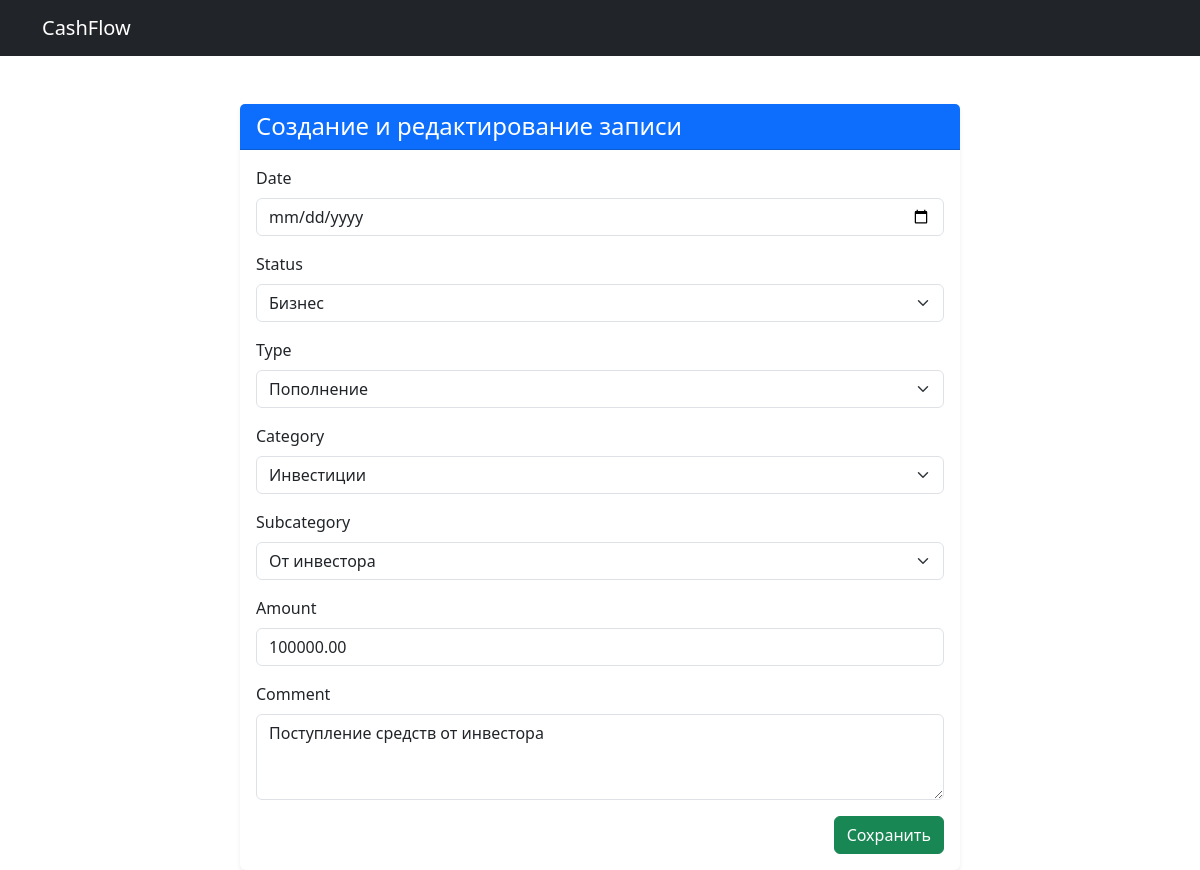
The app's page /update/2/ with its own data.
### appservice/models.py (models this page shows, shortened)
class CashFlow(models.Model):
    created_at = models.DateField(auto_now_add=True)
    date = models.DateField()
    status = models.ForeignKey(Status, on_delete=models.CASCADE)
    type = models.ForeignKey(Type, on_delete=models.CASCADE, null=False, blank=False)
    category = models.ForeignKey(Category, on_delete=models.CASCADE, null=False, blank=False)
    subcategory = models.ForeignKey(SubCategory, on_delete=models.CASCADE, null=False, blank=False)
    amount = models.DecimalField(max_digits=10, decimal_places=2, null=False, blank=False)
    comment = models.TextField(blank=True, null=True)
    class Meta:
        verbose_name = "Денежная операция"
        verbose_name_plural = "Денежные операции"

### appservice/views.py (the view)
# urls.py: path('update/<int:pk>/', CashFlowUpdateView.as_view(), name='edit'),
class CashFlowUpdateView(UpdateView):
    model = CashFlow
    form_class = CashFlowForm
    template_name = 'cashflow/form.html'
    success_url = reverse_lazy('cashflow:index')

### appservice/forms.py (shortened to what this page needs)
class CashFlowForm(forms.ModelForm):
    class Meta:
        model = CashFlow
        fields = '__all__'
        widgets = {
            'date': forms.DateInput(attrs={'type': 'date', 'class': 'form-control'}),
            'amount': forms.NumberInput(attrs={'class': 'form-control'}),
            'type': forms.Select(attrs={'class': 'form-select', 'id': 'id_type'}),
            'category': forms.Select(attrs={'class': 'form-select', 'id': 'id_category'}),
            'subcategory': forms.Select(attrs={'class': 'form-select', 'id': 'id_subcategory'}),
            'status': forms.Select(attrs={'class': 'form-select'}),
            'comment': forms.Textarea(attrs={'class': 'form-control', 'rows': 3}),
        }

### appservice/models.py (called while the page is built)
    def __str__(self):
        return self.name

    def __str__(self):
        return self.name

    def __str__(self):
        return self.name

    def __str__(self):
        return self.name

### appservice/templates/cashflow/form.html (shortened to what this page needs)
{% extends 'base.html' %}
{% load static %}
{% block content %}
<div class="container mt-5">
    <div class="row justify-content-center">
        <div class="col-md-8">
            <div class="card shadow-sm border-0">
                <div class="card-header bg-primary text-white">
                    <h4 class="mb-0">Создание и редактирование записи</h4>
                </div>
                <div class="card-body">
                    <form method="post" novalidate>
                        {% for field in form %}
                            <div class="mb-3">
                                <label for="{{ field.id_for_label }}" class="form-label">{{ field.label }}</label>
                                {{ field }}
                            </div>
                        {% endfor %}
                        <div class="text-end">
                            <button type="submit" class="btn btn-success">Сохранить</button>
                        </div>
                    </form>
                </div>
            </div>
        </div>
    </div>
</div>
{% endblock %}

### records on screen
CashFlow: form "Бизнес" "Пополнение" "Инвестиции" "От инвестора" "100000.00" "Поступление средств от инвестора"

### other values on screen
{{ field.label }} "Date" "Status" "Type" "Category" "Subcategory" "Amount" "Comment"
